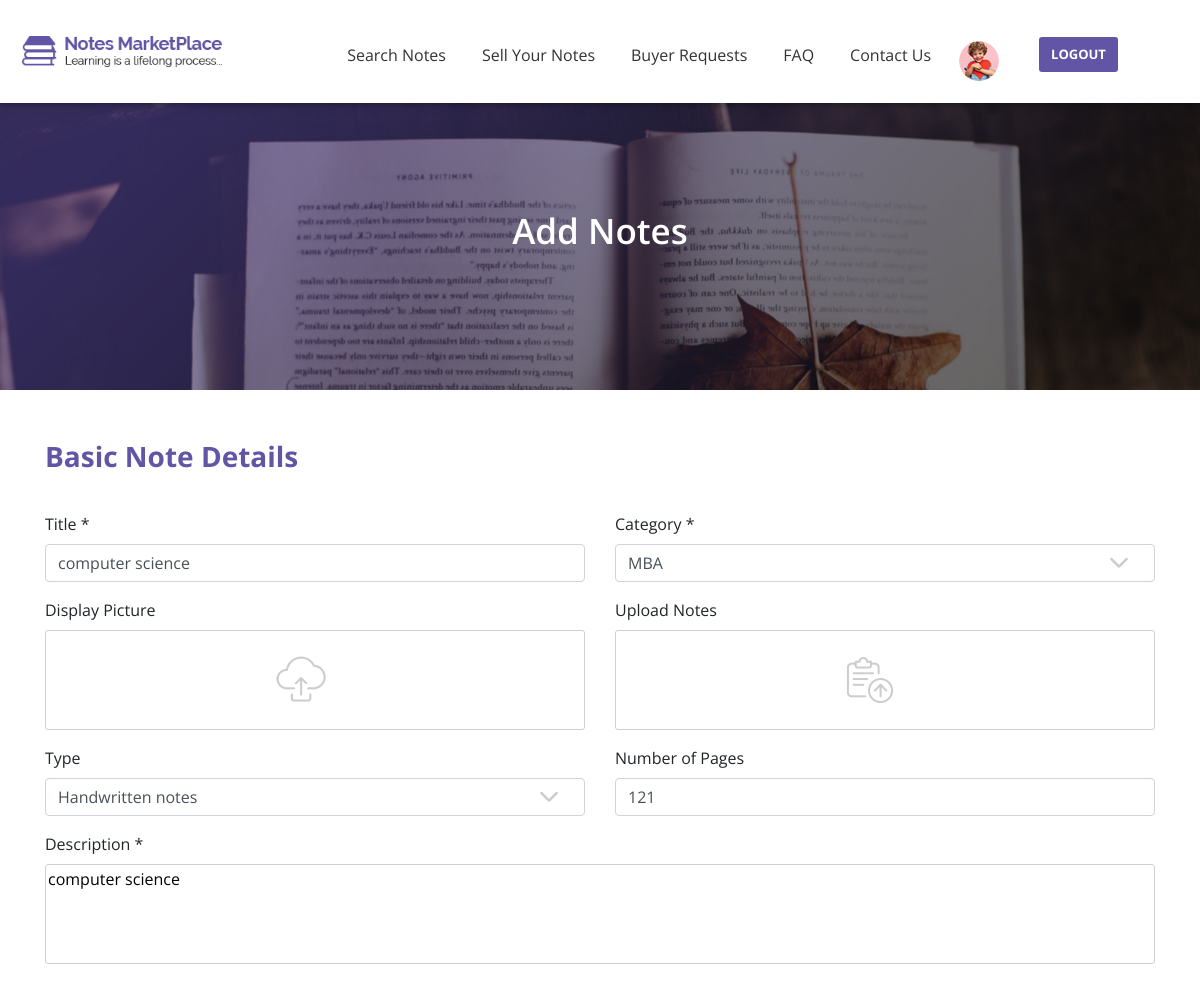
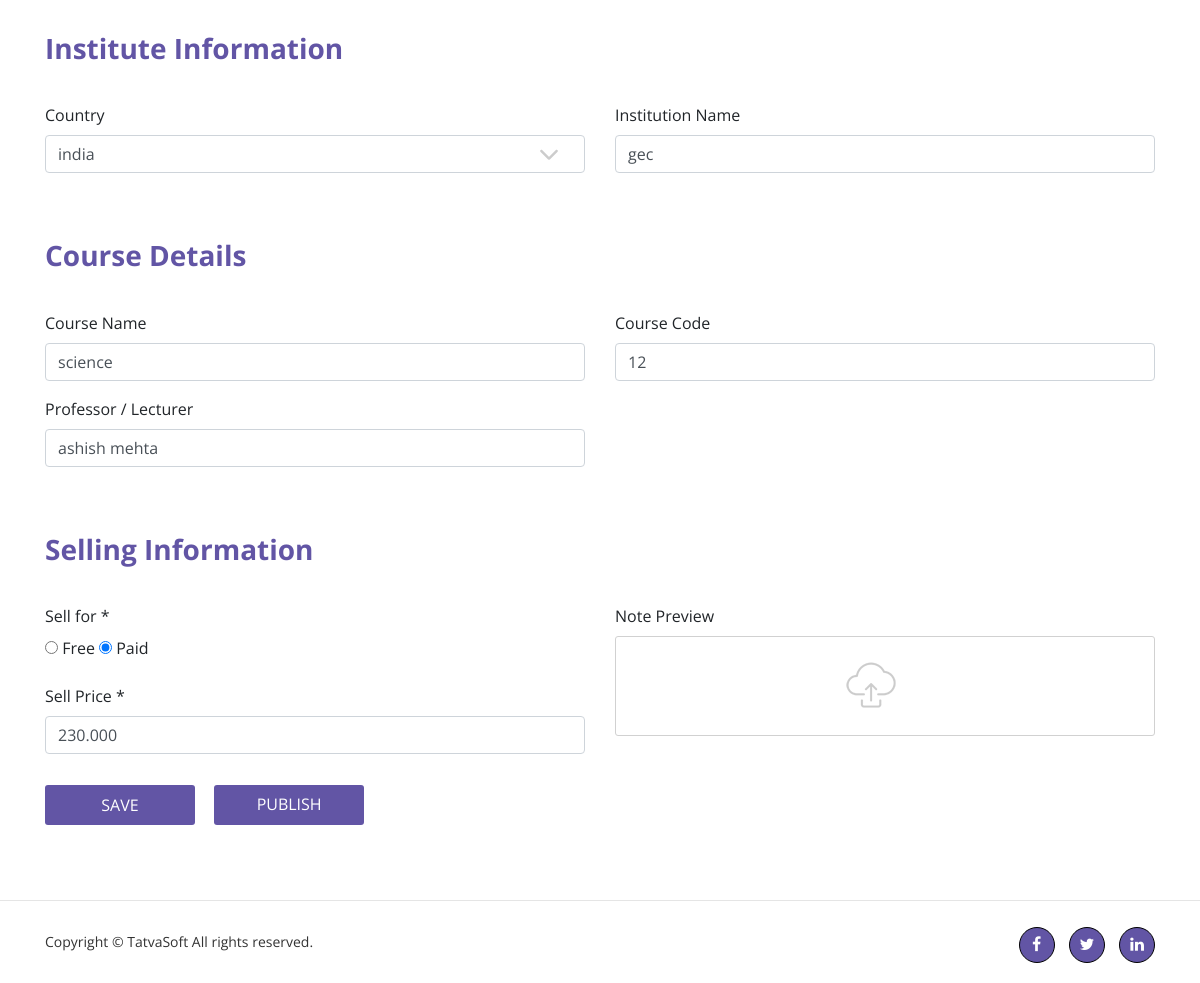
/notes-project/Notes/addnotes.php?id=1 (signed in), run on the app's committed database (2 pictures, top to bottom).
### tables this page shows
CREATE TABLE `user_profile` (
  `profile_id` int(10) UNSIGNED NOT NULL,
  `user_id` int(11) UNSIGNED NOT NULL,
  `gender` int(11) UNSIGNED NOT NULL,
  `phone_code` int(11) UNSIGNED NOT NULL,
  `date_of_birth` datetime DEFAULT NULL,
  `secondary_email` varchar(100) DEFAULT NULL,
  `phone_no` varchar(20) NOT NULL,
  `profile_picture` varchar(255) DEFAULT NULL,
  `address_1` varchar(100) NOT NULL,
  `address_2` varchar(100) NOT NULL,
  `city` varchar(50) NOT NULL,
  `state` varchar(50) NOT NULL,
  `zip_code` varchar(50) NOT NULL,
  `country` int(10) UNSIGNED NOT NULL,
  `university` varchar(100) DEFAULT NULL,
  `college` varchar(100) DEFAULT NULL,
  `createddate` datetime DEFAULT NULL,
  `createdby` int(11) DEFAULT NULL,
  `modifieddate` datetime DEFAULT NULL,
  `modifiedby` int(11) DEFAULT NULL
);

CREATE TABLE `seller_notes` (
  `seller_note_id` int(11) UNSIGNED NOT NULL,
  `seller_id` int(11) UNSIGNED NOT NULL,
  `status` int(11) UNSIGNED NOT NULL,
  `actionby` int(11) UNSIGNED DEFAULT NULL,
  `admin_remark` varchar(255) DEFAULT NULL,
  `publisheddate` datetime DEFAULT NULL,
  `note_title` varchar(100) NOT NULL,
  `category` int(11) UNSIGNED NOT NULL,
  `display_picture` varchar(255) DEFAULT NULL,
  `note_type` int(11) UNSIGNED DEFAULT NULL,
  `num_of_pages` int(11) DEFAULT NULL,
  `note_description` varchar(255) NOT NULL,
  `university_name` varchar(200) DEFAULT NULL,
  `country` int(11) UNSIGNED DEFAULT NULL,
  `course` varchar(100) DEFAULT NULL,
  `course_code` varchar(100) DEFAULT NULL,
  `professor` varchar(100) DEFAULT NULL,
  `ispaid` int(11) UNSIGNED NOT NULL,
  `selling_price` decimal(10,3) DEFAULT NULL,
  `note_preview` varchar(255) DEFAULT NULL,
  `createddate` datetime DEFAULT NULL,
  `createdby` int(11) DEFAULT NULL,
  `modifieddate` datetime DEFAULT NULL,
  `modifiedby` int(11) DEFAULT NULL,
  `isactive` bit(1) NOT NULL
);

### notes-project/Notes/addnotes.php (the view, shortened to what the rows shown need)
<?php include "db_connection.php";
if (isset($_SESSION['email'])) {
    $title = "";
    $pages = "";
    $description = "";
    $institute = "";
    $course = "";
    $professor = "";
    $course_code = "";
    $price = "";
    $free = "";
    $email = $_SESSION['email'];
    $query = "select * from users where email_id='$email'";
    $userid = mysqli_query($conn, $query);
    while ($row = mysqli_fetch_assoc($userid)) {
        $id = $row['userid'];
    }
    if (isset($_GET['id'])) {
        $id1 = $_GET['id'];
        $get_details = mysqli_query($conn, "SELECT * FROM seller_notes WHERE seller_note_id=$id1");
        while ($row = mysqli_fetch_assoc($get_details)) {
            $title = $row['note_title'];
            $pages = $row['num_of_pages'];
            $description = $row['note_description'];
            $institute = $row['university_name'];
            $course = $row['course'];
            $professor = $row['professor'];
            $course_code = $row['course_code'];
            $price = $row['selling_price'];
            $free = $row['ispaid'];
        }
    } else if (isset($_POST['save'])) {
        $title = $_POST['title'];
        $notetype = $_POST['notetype'];
        $category = $_POST['category'];
        $pages = $_POST['pages'];
        $description = $_POST['description'];
        $country = $_POST['country'];
        $institute = $_POST['institute'];
        $course = $_POST['course'];
        $professor = $_POST['professor'];
        $course_code = $_POST['course_code'];
        $price = $_POST['price'];
        $free = $_POST['free'];
        $query = "INSERT INTO seller_notes(seller_id, status, publisheddate, note_title, category, display_picture,
            note_type, num_of_pages, note_description, university_name, country, course,
            course_code, professor, ispaid, selling_price, createddate, isactive)
            VALUES ($id ,6, NOW(), '$title', $category , '../Member/default/reviewer-3.png', $notetype, $pages,
            '$description', '$institute', $country, '$course', '$course_code', '$professor',
            $free, '$price', NOW(), 1)";
        $result = mysqli_query($conn, $query);
        if (!$result) {
            echo "fail";
        }
        $files = $_FILES['display_picture'];
        $filename = $files['name'];
        $filetmp = $files['tmp_name'];
        $extention = explode('.', $filename);
        $filecheck = strtolower(end($extention));
        $fileextstored = array('jpg', 'png', 'jpeg');
        $note_id = mysqli_insert_id($conn);
        if (in_array($filecheck, $fileextstored)) {
            if (!is_dir('../Member/')) {
                mkdir('../Member/');
            }
            if (!is_dir('../Member/' . $id)) {
                mkdir('../Member/' . $id);
            }
            if (!is_dir('../Member/' . $id . '/' . $note_id)) {
                mkdir('../Member/' . $id . '/' . $note_id);
            }
            $destinationfile = '../Member/' . $id . '/' . $note_id . '/' . "display-pic-" . time() . '.' . $filecheck;
            move_uploaded_file($filetmp, $destinationfile);
            $query_pic = "update seller_notes set display_picture='$destinationfile' where seller_note_id='$note_id'";
            $result = mysqli_query($conn, $query_pic);
        } else {
            $validation_1 = false;
        }
        $files1 = $_FILES['preview'];
        $filename1 = $files1['name'];
        $filetmp1 = $files1['tmp_name'];
        $extention1 = explode('.', $filename1);
        $filecheck1 = strtolower(end($extention1));
        $fileextstored1 = array('jpg', 'png', 'jpeg');
        if (in_array($filecheck1, $fileextstored1)) {
            if (!is_dir('../Member/')) {
                mkdir('../Member/');
            }
            if (!is_dir('../Member/' . $id)) {
                mkdir('../Member/' . $id);
            }
            if (!is_dir('../Member/' . $id . '/' . $note_id)) {
                mkdir('../Member/' . $id . '/' . $note_id);
            }
            $destinationfile1 = '../Member/' . $id . '/' . $note_id . '/' . "preview-" . time() . '.' . $filecheck1;
            move_uploaded_file($filetmp1, $destinationfile1);
            $query_preview = "update seller_notes set note_preview='$destinationfile1' where seller_note_id='$note_id'";
            $result = mysqli_query($conn, $query_preview);
        } else {
            $validation_3 = false;
        }
        $countfiles = count($_FILES['upload_note']['name']);
        for ($i = 0; $i < $countfiles; $i++) {
            $filename2 = $_FILES['upload_note']['name'][$i];
            $extention2 = explode('.', $filename2);
            $filecheck2 = strtolower(end($extention2));
            $fileextstored2 = array('pdf');
            if (in_array($filecheck2, $fileextstored2)) {
                $query_multiple = "insert into seller_notes_attachments(note_id, isactive)
                values($note_id, 1)";
                $result_multiple = mysqli_query($conn, $query_multiple);
                $id_attach = mysqli_insert_id($conn);
                if (!is_dir('../Member/')) {
                    mkdir('../Member/');
                }
                if (!is_dir('../Member/' . $id)) {
                    mkdir('../Member/' . $id);
                }
                if (!is_dir('../Member/' . $id . '/' . $note_id)) {
                    mkdir('../Member/' . $id . '/' . $note_id);
                }
                if (!is_dir('../Member/' . $id . '/' . $note_id . '/' . 'attachment')) {
                    mkdir('../Member/' . $id . '/' . $note_id . '/' . 'attachment');
                }
                $path = '../Member/' . $id . '/' . $note_id . '/' . 'attachment' . '/' . $id_attach . '_' . time() . '.' . $filecheck2;
                move_uploaded_file($_FILES['upload_note']['tmp_name'][$i], $path);
                $query_attach = "update seller_notes_attachments set file_path='$path' where attach_id='$id_attach'";
                $result = mysqli_query($conn, $query_attach);
            } else {
                $validation_2 = false;
            }
        }
    }
} else {
    header('Location: login.php');
}
?>
<html>
<head>
    <link rel="stylesheet" href="css/font-awesome/css/font-awesome.min.css">
    <link rel="stylesheet" href="css/bootstrap/bootstrap.min.css">
    <link rel="stylesheet" href="css/style.css">
    <link rel="stylesheet" href="css/responsive.css">
</head>
<body>
    <?php include "nav.php";
    ?>
    <form action="" method="POST" enctype="multipart/form-data">
        <section id="basic-note-details">
            <div class="container">
                <div class="row">
                    <div class="col-lg-6 col-md-6">
                        <div class="form-group">
                            <label for="title">Title
                                <span class="required">*</span>
                            </label>
                            <input type="text" name="title" value="<?php echo $title ?>" class="form-control" id="title" placeholder="Enter your notes title">
                        </div>
                    </div>
                    <div class="col-lg-6 col-md-6">
                        <div class="form-group">
                            <label for="number-page">Number of Pages</label>
                            <input type="text" name="pages" value="<?php echo $pages ?>" class="form-control" id="number-page" placeholder="Enter number of note pages">
                        </div>
                    </div>
                </div>
                <div class="row">
                    <div class="col-lg-12 col-md-12">
                        <div class="form-group">
                            <label for="description">Description
                                <span class="required">*</span>
                            </label>
                            <br>
                            <textarea id="description" name="description" rows="4" cols="65" placeholder="Enter your description"><?php echo $description ?></textarea>
                        </div>
                    </div>
                </div>
            </div>
        </section>
        <section id="institute-info">
            <div class="container">
                <div class="row">
                    <div class="col-md-6">
                        <div class="form-group">
                            <label for="institute-name">Institution Name</label>
                            <input type="text" name="institute" value="<?php echo $institute ?>" class="form-control" id="institute-name" placeholder="Enter institute name">
                        </div>
                    </div>
                </div>
            </div>
        </section>
        <section id="course">
            <div class="container">
                <div class="row">
                    <div class="col-lg-6 col-md-6">
                        <div class="form-group">
                            <label for="course-name">Course Name</label>
                            <input type="text" name="course" value="<?php echo $course ?>" class="form-control" id="course-name" placeholder="Enter your course name">
                        </div>
                        <div class="form-group">
                            <label for="prof-name">Professor / Lecturer</label>
                            <input type="text" name="professor" value="<?php echo $professor ?>" class="form-control" id="prof-name" placeholder="Enter your professor name">
                        </div>
                    </div>
                    <div class="col-lg-6 col-md-6">
                        <div class="form-group">
                            <label for="course-code">Course Code</label>
                            <input type="text" name="course_code" value="<?php echo $course_code ?>" class="form-control" id="course-code" placeholder="Enter your course code">
                        </div>
                    </div>
                </div>
            </div>
        </section>
        <section id="selling-info">
            <div class="container">
                <div class="row">
                    <div class="col-lg-6 col-md-6">
                        <div class="form-group">
                            <label for="sell">Sell for
                                <span class="required">*</span>
                            </label>
                            <br>
                            <?php
                            if (isset($_GET['id'])) {
                            ?>
                                <input type='radio' <?php if ($free == '2') echo "checked"; ?> id='free' class='free' name='free' value='2'>
                            <?php }
                            ?>
                            <label for="free">Free</label>
                            <?php
                            if (isset($_GET['id'])) {
                            ?>
                                <input type='radio' id='paid' class='paid' <?php if ($free == '1') echo "checked"; ?> name='free' value='1'>
                            <?php }
                            ?>
                            <label for="paid">Paid</label>
                        </div>
                        <div class="form-group">
                            <label for="sell-price">Sell Price
                                <span class="required">*</span>
                            </label>
                            <input type="number" step=".001" name="price" value="<?php echo $price ?>" class="form-control" id="sell-price" placeholder="Enter your price">
                        </div>
                    </div>
                </div>
            </div>
        </section>
    </form>
</body>
</html>

### notes-project/Notes/nav.php (shortened to what the rows shown need)
<?php include "db_connection.php";
?>
            <nav class="navbar navbar-expand-lg navbar-light  bg-light fixed-top  general-navbar">
            <div class="collapse navbar-collapse" id="navbarSupportedContent">
                <ul class="navbar-nav ml-auto">
                    <li class="dropdown drop-nav-border">
                           <?php if(isset($_SESSION['email'])) { ?>
                            <a href="#" role="button" data-toggle="dropdown" aria-haspopup="true"
                                aria-expanded="false">
                                 <?php
                                 $profile = "";
                                $email= $_SESSION['email'];
                                $query = mysqli_query($conn, "SELECT * FROM users WHERE email_id='$email'");
                                while($row = mysqli_fetch_assoc($query)){
                                    $userid = $row['userid'];
                                }
                                $query_pic = mysqli_query($conn, "SELECT * FROM user_profile WHERE user_id=$userid");
                                $count_pic = mysqli_num_rows($query_pic);
                                while($row = mysqli_fetch_assoc($query_pic)){
                                    $profile = $row['profile_picture'];
                                }
                                if($count_pic > 0)
                                echo "<img src='$profile' alt='user' class='img-fluid' style='margin-top: 9px; width: 40px; height: 40px; border-radius: 50%;'>";
                                else
                                echo "<img src='img/notedetails/reviewer-3.png' alt='user' class='img-fluid' style='margin-top: 9px; width: 40px; height: 40px; border-radius: 50%;'>";
                                ?>
                            </a>
                            <?php } else { } ?>
                        </li>
                </ul>
            </div>
        </nav>

### data on the page
user_profile: profile_picture (picture)
seller_notes: title "computer science", pages "121", description "computer science", institute "gec", course "science", professor "ashish mehta", course_code "12", ispaid "☐ Free", ispaid "☑ Paid", price "230.000"

### other printed values
form field notetype "Handwritten notes"
form field category "MBA"
form field country "india"
